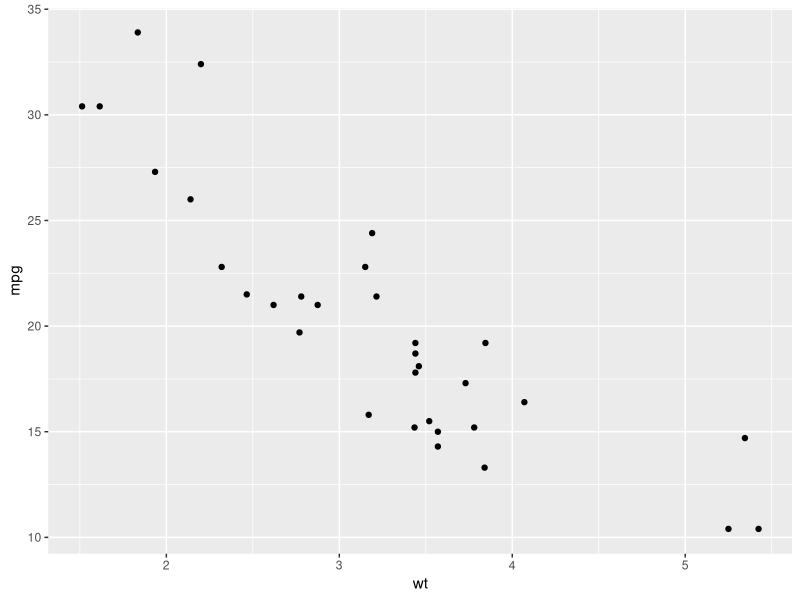
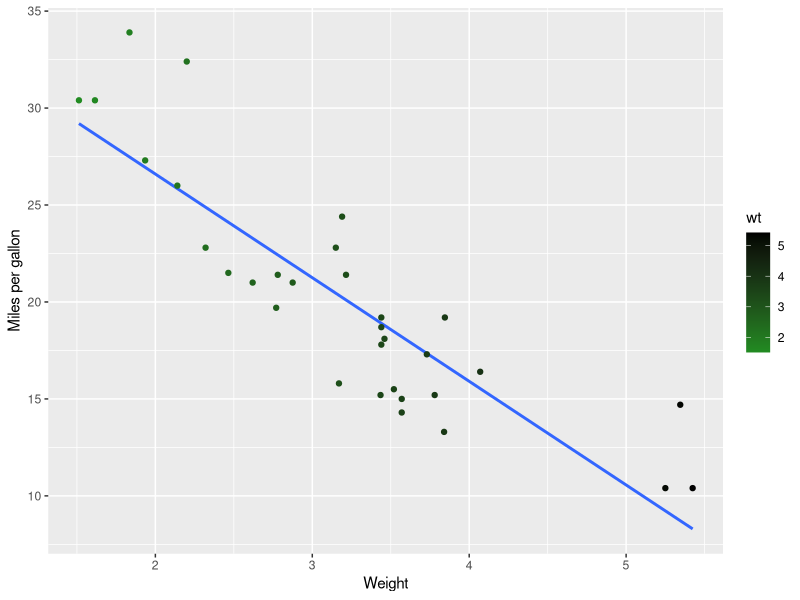

Reproduce these figures in R, in order.
## ---- chunk 1

summary(mtcars)

## ---- chunk 2
library(knitr)
library(ggplot2)
library(markdown)
data("mtcars")
ggplot(mtcars, aes(x = wt, y = mpg)) +
  geom_point()

## ---- chunk 3
library(knitr)
library(ggplot2)
library(markdown)

data("mtcars")
ggplot(mtcars, aes(x = wt, y = mpg)) +
  geom_smooth(method = lm, se = FALSE) +
  geom_point(aes(color = wt)) +
  xlab("Weight") + 
  ylab("Miles per gallon") +
  scale_colour_gradient(low = "forestgreen", high = "black")


## ---- chunk 4

library(knitr)

kable(head(mtcars, n = 5), digits = 3, format = "markdown")

